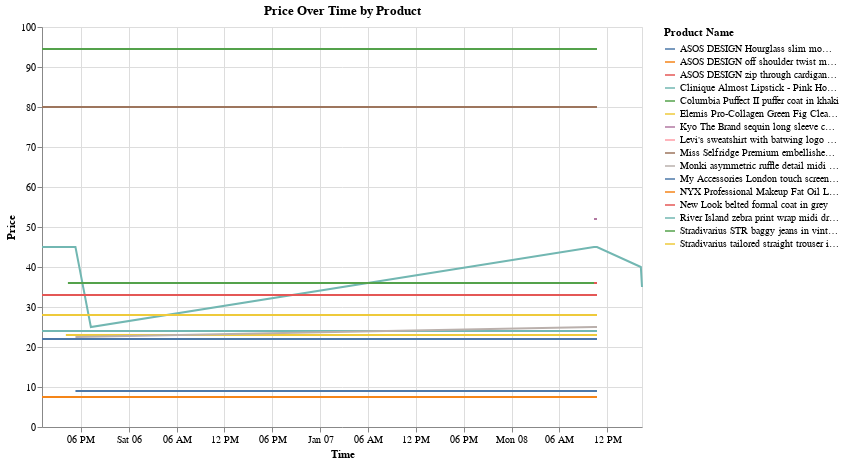

This figure's notebook cell:
### Markdown cell above
### Get price over time of all products

### Code cell
all_info['Updated At'] = pd.to_datetime(all_info['Updated At'])

all_info['Price'] = all_info['Price'].astype(float)

    # Create the Altair line chart
line_chart = alt.Chart(all_info).mark_line().encode(
        x=alt.X('Updated At:T', axis=alt.Axis(title='Time')),
        y=alt.Y('Price:Q', axis=alt.Axis(title='Price')),
        color='Product Name:N',
        tooltip=['Product Name:N', 'Price:Q', 'Updated At:T']
    ).properties(
        title='Price Over Time by Product',
        width=600,
        height=400
    )

line_chart

### Figure 1 — Vega-Lite specification as saved in the notebook (floating-point values rounded to 4 significant figures; data arrays with more than 128 entries replaced by an {"elided": "..."} marker saying what was removed)
{"config": {"view": {"continuousWidth": 300, "continuousHeight": 300}}, "data": {"name": "data-bbc8ac5aceb4e142261ade7d4ddd3efc"}, "mark": {"type": "line"}, "encoding": {"color": {"field": "Product Name", "type": "nominal"}, "tooltip": [{"field": "Product Name", "type": "nominal"}, {"field": "Price", "type": "quantitative"}, {"field": "Updated At", "type": "temporal"}], "x": {"axis": {"title": "Time"}, "field": "Updated At", "type": "temporal"}, "y": {"axis": {"title": "Price"}, "field": "Price", "type": "quantitative"}}, "height": 400, "title": "Price Over Time by Product", "width": 600, "$schema": "https://vega.github.io/schema/vega-lite/v5.16.3.json", "datasets": {"data-bbc8ac5aceb4e142261ade7d4ddd3efc": {"elided": "591 records"}}}
